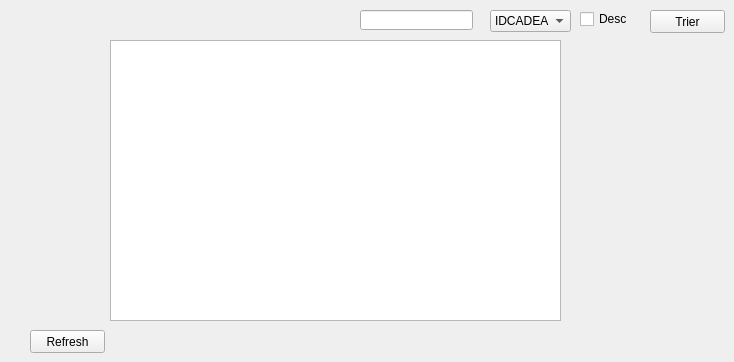
     <widget class="QWidget" name="tab_15">
      <attribute name="title">
       <string>Afficher un cadeau</string>
      </attribute>
      <widget class="QTableView" name="tabcadeau">
       <property name="geometry">
        <rect>
         <x>110</x>
         <y>40</y>
         <width>451</width>
         <height>281</height>
        </rect>
       </property>
      </widget>
      <widget class="QPushButton" name="trier_3">
       <property name="geometry">
        <rect>
         <x>650</x>
         <y>10</y>
         <width>75</width>
         <height>23</height>
        </rect>
       </property>
       <property name="text">
        <string>Trier</string>
       </property>
      </widget>
      <widget class="QCheckBox" name="checkBox_3">
       <property name="geometry">
        <rect>
         <x>580</x>
         <y>10</y>
         <width>70</width>
         <height>18</height>
        </rect>
       </property>
       <property name="text">
        <string>Desc</string>
       </property>
      </widget>
      <widget class="QComboBox" name="comboBox_8">
       <property name="geometry">
        <rect>
         <x>490</x>
         <y>10</y>
         <width>81</width>
         <height>22</height>
        </rect>
       </property>
       <item>
        <property name="text">
         <string>IDCADEAU</string>
        </property>
       </item>
       <item>
        <property name="text">
         <string>NOMCADEAU</string>
        </property>
       </item>
       <item>
        <property name="text">
         <string>TYPE</string>
        </property>
       </item>
       <item>
        <property name="text">
         <string>POINTS</string>
        </property>
       </item>
      </widget>
      <widget class="QLineEdit" name="lineEdit_7">
       <property name="geometry">
        <rect>
         <x>360</x>
         <y>10</y>
         <width>113</width>
         <height>20</height>
        </rect>
       </property>
      </widget>
      <widget class="QPushButton" name="pushButton_7">
       <property name="geometry">
        <rect>
         <x>30</x>
         <y>330</y>
         <width>75</width>
         <height>23</height>
        </rect>
       </property>
       <property name="text">
        <string>Refresh</string>
       </property>
      </widget>
     </widget>
